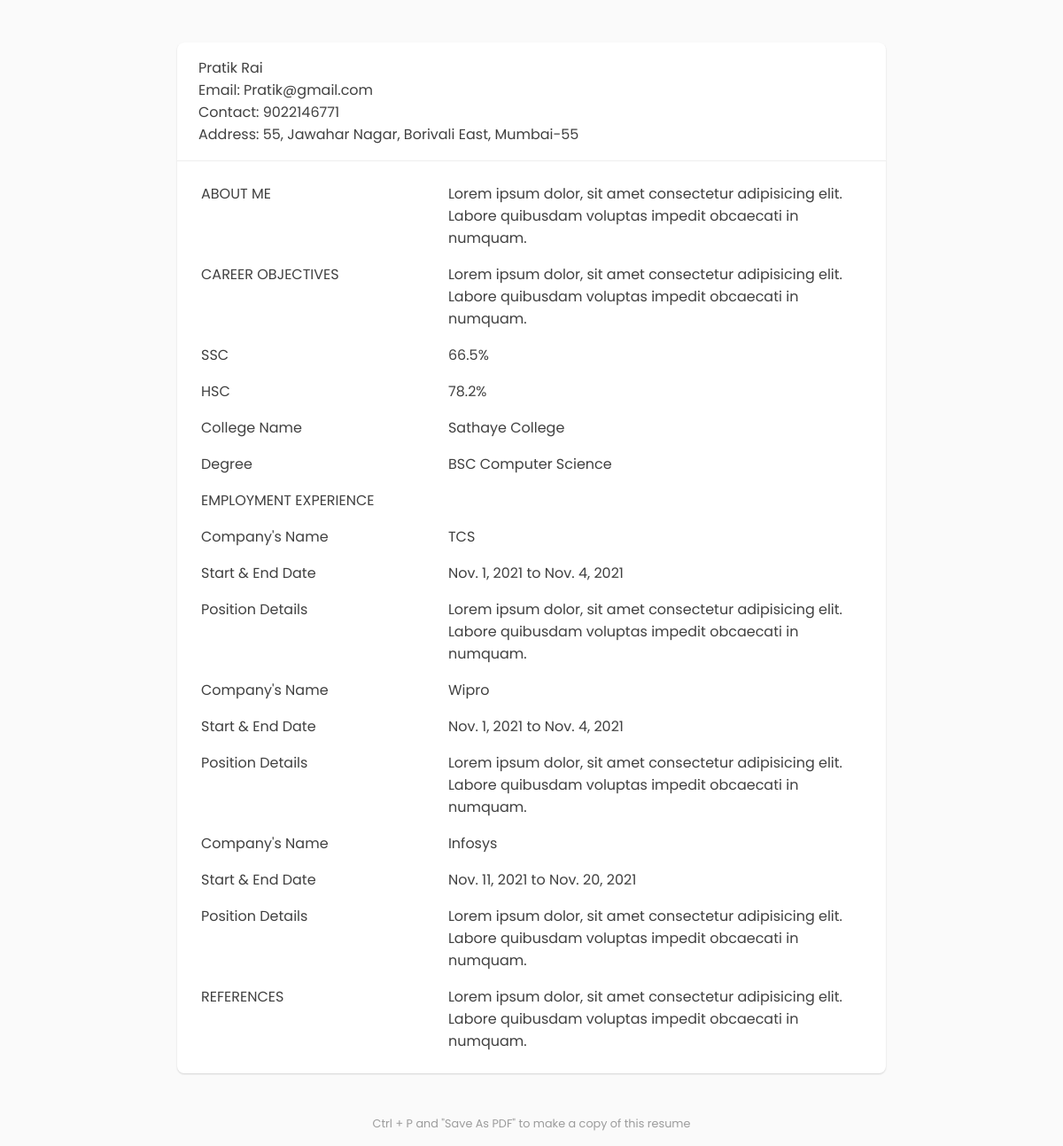
The app's page /resume/ (signed in) with its own data.
### Resume/models.py (models this page shows, shortened)
class createResume(models.Model):
    name=models.CharField(max_length=122)
    address=models.TextField(max_length=500)
    phone=models.CharField(max_length=12)
    email=models.CharField(max_length=122)
    aboutyou=models.TextField(max_length=1000)
    careerobj=models.TextField(max_length=500)
    ssc=models.CharField(max_length= 10)
    hsc=models.CharField(max_length= 10)
    college=models.CharField(max_length= 100)
    degree=models.CharField(max_length= 100)
    cgpa=models.CharField(max_length= 10)
    comname3=models.CharField(max_length=500,blank=True)
    j3sd=models.DateField(blank=True, null=True)
    j3ed=models.DateField(blank=True, null=True)
    positiondet3=models.TextField(max_length=500)
    comname2=models.CharField(max_length=500,blank=True)
    j2sd=models.DateField(blank=True, null=True)
    j2ed=models.DateField(blank=True, null=True)
    positiondet2=models.TextField(max_length=500)
    comname1=models.CharField(max_length=500,blank=True)
    j1sd=models.DateField(blank=True, null=True)
    j1ed=models.DateField(blank=True, null=True)
    positiondet1=models.TextField(max_length=500)
    references=models.TextField(max_length=600)
    user=models.ForeignKey(User, on_delete=models.CASCADE)
    template=models.CharField(max_length=122)

### Resume/views.py (the view)
# urls.py: path("resume/",views.resume,name="resume"),
def resume(request):
    try:
        print("hello")
        resume_info = createResume.objects.filter(user = request.user).first()
        print(resume_info.__dict__)
        context = {"resume_info": resume_info}
        return render(request, "resume.html", context)
    except Exception as e:
        print(e)
        print("hello2")
        return render(request, "resume.html")

### templates/resume.html (shortened to what this page needs)
{% load static %}
<html>
<head>
</head>
<body>
    <div class="resume">
        {% if resume_info.name %}
        <p>{{resume_info.name}}</p>
        {% endif %} {% if resume_info.email %}
        <p>Email: {{resume_info.email}}</p>
        {% endif %} {% if resume_info.phone %}
        <p>Contact: {{resume_info.phone}}</p>
        {% endif %}{% if resume_info.address %}
        <p>Address: {{resume_info.address}}</p>
        {% endif %}
        <div class="line-break"></div>
        {% if resume_info.aboutyou%}
        <div class="resume-group">
            <div class="left-col">
                <p>ABOUT ME</p>
            </div>
            <div class="right-col">
                <p>{{resume_info.aboutyou}}</p>
            </div>
        </div>
        {% endif %} {% if resume_info.careerobj %}
        <div class="resume-group">
            <div class="left-col">
                <p>CAREER OBJECTIVES</p>
            </div>
            <div class="right-col">
                <p>{{resume_info.careerobj}}</p>
            </div>
        </div>
        {% endif %} {% if resume_info.ssc %}
        <div class="resume-group">
            <div class="left-col">
                <p>SSC</p>
            </div>
            <div class="right-col">
                <p>{{resume_info.ssc}}%</p>
            </div>
        </div>
        {% endif %} {% if resume_info.hsc %}
        <div class="resume-group">
            <div class="left-col">
                <p>HSC</p>
            </div>
            <div class="right-col">
                <p>{{resume_info.hsc}}%</p>
            </div>
        </div>
        {% endif %} {% if resume_info.college %}
        <div class="resume-group">
            <div class="left-col">
                <p>College Name</p>
            </div>
            <div class="right-col">
                <p>{{resume_info.college}}</p>
            </div>
        </div>
        {% endif %} {% if resume_info.degree %}
        <div class="resume-group">
            <div class="left-col">
                <p>Degree</p>
            </div>
            <div class="right-col">
                <p>{{resume_info.degree}}</p>
            </div>
        </div>
        {% endif %}
        <div class="resume-group">
            <div class="left-col">
                <p>EMPLOYMENT EXPERIENCE</p>
            </div>
            <div class="right-col">
            </div>
        </div>
        {% if resume_info.comname3 %}
        <div class="resume-group">
            <div class="left-col">
                <p>Company's Name</p>
            </div>
            <div class="right-col">
                <p>{{resume_info.comname3}}</p>
            </div>
        </div>
        {% endif %} {% if resume_info.j3sd %}
        <div class="resume-group">
            <div class="left-col">
                <p>Start & End Date</p>
            </div>
            <div class="right-col">
                <p>{{resume_info.j3sd}} to {{resume_info.j3ed}}</p>
            </div>
        </div>
        {% endif %} {% if resume_info.positiondet3 %}
        <div class="resume-group">
            <div class="left-col">
                <p>Position Details</p>
            </div>
            <div class="right-col">
                <p>{{resume_info.positiondet3}}</p>
            </div>
        </div>
        {% endif %} {% if resume_info.comname2 %}
        <div class="resume-group">
            <div class="left-col">
                <p>Company's Name</p>
            </div>
            <div class="right-col">
                <p>{{resume_info.comname2}}</p>
            </div>
        </div>
        {% endif %} {% if resume_info.j2sd %}
        <div class="resume-group">
            <div class="left-col">
                <p>Start & End Date</p>
            </div>
            <div class="right-col">
                <p>{{resume_info.j2sd}} to {{resume_info.j2ed}}</p>
            </div>
        </div>
        {% endif %} {% if resume_info.positiondet2 %}
        <div class="resume-group">
            <div class="left-col">
                <p>Position Details</p>
            </div>
            <div class="right-col">
                <p>{{resume_info.positiondet2}}</p>
            </div>
        </div>
        {% endif %} {% if resume_info.comname1 %}
        <div class="resume-group">
            <div class="left-col">
                <p>Company's Name</p>
            </div>
            <div class="right-col">
                <p>{{resume_info.comname1}}</p>
            </div>
        </div>
        {% endif %} {% if resume_info.j1sd %}
        <div class="resume-group">
            <div class="left-col">
                <p>Start & End Date</p>
            </div>
            <div class="right-col">
                <p>{{resume_info.j1sd}} to {{resume_info.j1ed}}</p>
            </div>
        </div>
        {% endif %} {% if resume_info.positiondet1 %}
        <div class="resume-group">
            <div class="left-col">
                <p>Position Details</p>
            </div>
            <div class="right-col">
                <p>{{resume_info.positiondet1}}</p>
            </div>
        </div>
        {% endif %}
        <div class="resume-group">
            <div class="left-col">
                <p>REFERENCES</p>
            </div>
            <div class="right-col">
                <p>{% if resume_info.references %}{{resume_info.references}}{% else %}Available upon request{% endif %}</p>
            </div>
        </div>
    </div>
    <div class="instructions">Ctrl + P and "Save As PDF" to make a copy of this resume</div>
</body>
</html>

### templates/resume.html (style rules this page uses)
body { font-family: 'Poppins', sans-serif; background: #fafafa; color: rgba(0, 0, 0, 0.75); }
h1, p { box-sizing: border-box; margin: 0px; padding: 0px 24px; }
.line-break { width: 100%; height: 1px; margin: 16px auto; border-bottom: 1px solid #eee; }
.resume { border-radius: 8px; box-sizing: border-box; display: flex; flex-direction: column; max-width: 800px; margin: 48px auto; padding: 16px 0px; background: white; box-shadow: 0 1px 3px rgba(0, 0, 0, 0.02), 0 1px 2px rgba(0, 0, 0, 0.14); }
.resume-group { box-sizing: border-box; padding: 8px 0px; width: 100%; display: flex; border-left: 3px solid transparent; transition: 0.2s; }
.left-col { width: 35%; }
.right-col { width: 65%; }
.instructions { opacity: 0.5; text-align: center; font-size: 0.8rem; margin: 16px auto; }

### records on screen
createResume: name "Pratik Rai", email "Pratik@gmail.com", phone "9022146771", address "55, Jawahar Nagar, Borivali East, Mumbai-55", aboutyou "Lorem ipsum dolor, sit amet consectetur adipisicing elit. Labore quibusdam voluptas impedit obcaecati in numquam.", careerobj "Lorem ipsum dolor, sit amet consectetur adipisicing elit. Labore quibusdam voluptas impedit obcaecati in numquam.", ssc "66.5", hsc "78.2", college "Sathaye College", degree "BSC Computer Science", comname3 "TCS", j3sd "Nov. 1, 2021", j3ed "Nov. 4, 2021", positiondet3 "Lorem ipsum dolor, sit amet consectetur adipisicing elit. Labore quibusdam voluptas impedit obcaecati in numquam.", comname2 "Wipro", j2sd "Nov. 1, 2021", j2ed "Nov. 4, 2021", positiondet2 "Lorem ipsum dolor, sit amet consectetur adipisicing elit. Labore quibusdam voluptas impedit obcaecati in numquam.", comname1 "Infosys", j1sd "Nov. 11, 2021", j1ed "Nov. 20, 2021", positiondet1 "Lorem ipsum dolor, sit amet consectetur adipisicing elit. Labore quibusdam voluptas impedit obcaecati in numquam.", references "Lorem ipsum dolor, sit amet consectetur adipisicing elit. Labore quibusdam voluptas impedit obcaecati in numquam."
